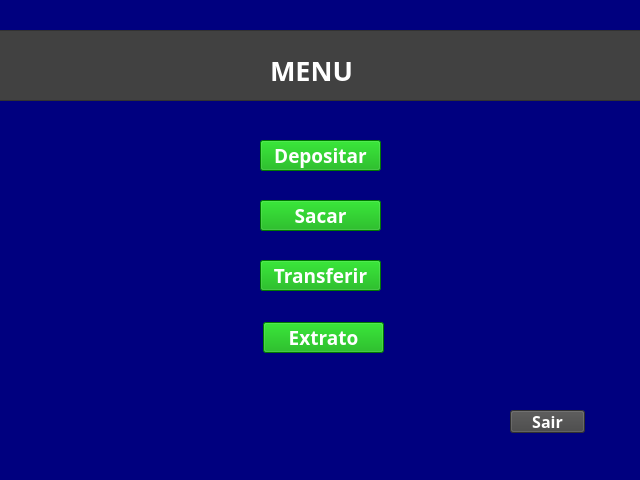
<?xml version="1.0" encoding="UTF-8"?>
<ui version="4.0">
 <class>MainWindow</class>
 <widget class="QMainWindow" name="MainWindow">
  <property name="geometry">
   <rect>
    <x>0</x>
    <y>0</y>
    <width>640</width>
    <height>480</height>
   </rect>
  </property>
  <property name="windowTitle">
   <string>MainWindow</string>
  </property>
  <property name="styleSheet">
   <string notr="true">background-color: rgb(0, 0, 127);</string>
  </property>
  <widget class="QWidget" name="centralwidget">
   <widget class="QPushButton" name="pushButton">
    <property name="geometry">
     <rect>
      <x>260</x>
      <y>140</y>
      <width>121</width>
      <height>31</height>
     </rect>
    </property>
    <property name="font">
     <font>
      <family>Agency FB</family>
      <pointsize>14</pointsize>
      <weight>75</weight>
      <bold>true</bold>
     </font>
    </property>
    <property name="styleSheet">
     <string notr="true">color: rgb(255, 255, 255);
background-color: rgb(0, 170, 0);</string>
    </property>
    <property name="text">
     <string>Depositar</string>
    </property>
   </widget>
   <widget class="QPushButton" name="pushButton_2">
    <property name="geometry">
     <rect>
      <x>260</x>
      <y>200</y>
      <width>121</width>
      <height>31</height>
     </rect>
    </property>
    <property name="font">
     <font>
      <family>Agency FB</family>
      <pointsize>14</pointsize>
      <weight>75</weight>
      <bold>true</bold>
     </font>
    </property>
    <property name="styleSheet">
     <string notr="true">color: rgb(255, 255, 255);
background-color: rgb(0, 170, 0);</string>
    </property>
    <property name="text">
     <string>Sacar</string>
    </property>
   </widget>
   <widget class="QPushButton" name="pushButton_3">
    <property name="geometry">
     <rect>
      <x>260</x>
      <y>260</y>
      <width>121</width>
      <height>31</height>
     </rect>
    </property>
    <property name="font">
     <font>
      <family>Agency FB</family>
      <pointsize>14</pointsize>
      <weight>75</weight>
      <bold>true</bold>
     </font>
    </property>
    <property name="styleSheet">
     <string notr="true">color: rgb(255, 255, 255);
background-color: rgb(0, 170, 0);</string>
    </property>
    <property name="text">
     <string>Transferir</string>
    </property>
   </widget>
   <widget class="QPushButton" name="pushButton_4">
    <property name="geometry">
     <rect>
      <x>263</x>
      <y>322</y>
      <width>121</width>
      <height>31</height>
     </rect>
    </property>
    <property name="font">
     <font>
      <family>Agency FB</family>
      <pointsize>14</pointsize>
      <weight>75</weight>
      <bold>true</bold>
     </font>
    </property>
    <property name="styleSheet">
     <string notr="true">color: rgb(255, 255, 255);
background-color: rgb(0, 170, 0);</string>
    </property>
    <property name="text">
     <string>Extrato</string>
    </property>
   </widget>
   <widget class="QPushButton" name="pushButton_5">
    <property name="geometry">
     <rect>
      <x>510</x>
      <y>410</y>
      <width>75</width>
      <height>23</height>
     </rect>
    </property>
    <property name="font">
     <font>
      <family>Agency FB</family>
      <pointsize>12</pointsize>
      <weight>75</weight>
      <bold>true</bold>
     </font>
    </property>
    <property name="styleSheet">
     <string notr="true">color: rgb(255, 255, 255);
background-color: rgb(68, 68, 68);
</string>
    </property>
    <property name="text">
     <string>Sair</string>
    </property>
   </widget>
   <widget class="QFrame" name="frame">
    <property name="geometry">
     <rect>
      <x>-10</x>
      <y>30</y>
      <width>661</width>
      <height>71</height>
     </rect>
    </property>
    <property name="styleSheet">
     <string notr="true">background-color: rgb(65, 65, 65);</string>
    </property>
    <property name="frameShape">
     <enum>QFrame::StyledPanel</enum>
    </property>
    <property name="frameShadow">
     <enum>QFrame::Raised</enum>
    </property>
    <widget class="QLabel" name="label">
     <property name="geometry">
      <rect>
       <x>280</x>
       <y>20</y>
       <width>121</width>
       <height>41</height>
      </rect>
     </property>
     <property name="font">
      <font>
       <family>Bahnschrift</family>
       <pointsize>20</pointsize>
       <weight>75</weight>
       <bold>true</bold>
       <underline>false</underline>
      </font>
     </property>
     <property name="styleSheet">
      <string notr="true">color: rgb(255, 255, 255);</string>
     </property>
     <property name="text">
      <string>MENU</string>
     </property>
    </widget>
   </widget>
  </widget>
  <widget class="QStatusBar" name="statusbar"/>
 </widget>
 <resources/>
 <connections/>
</ui>
